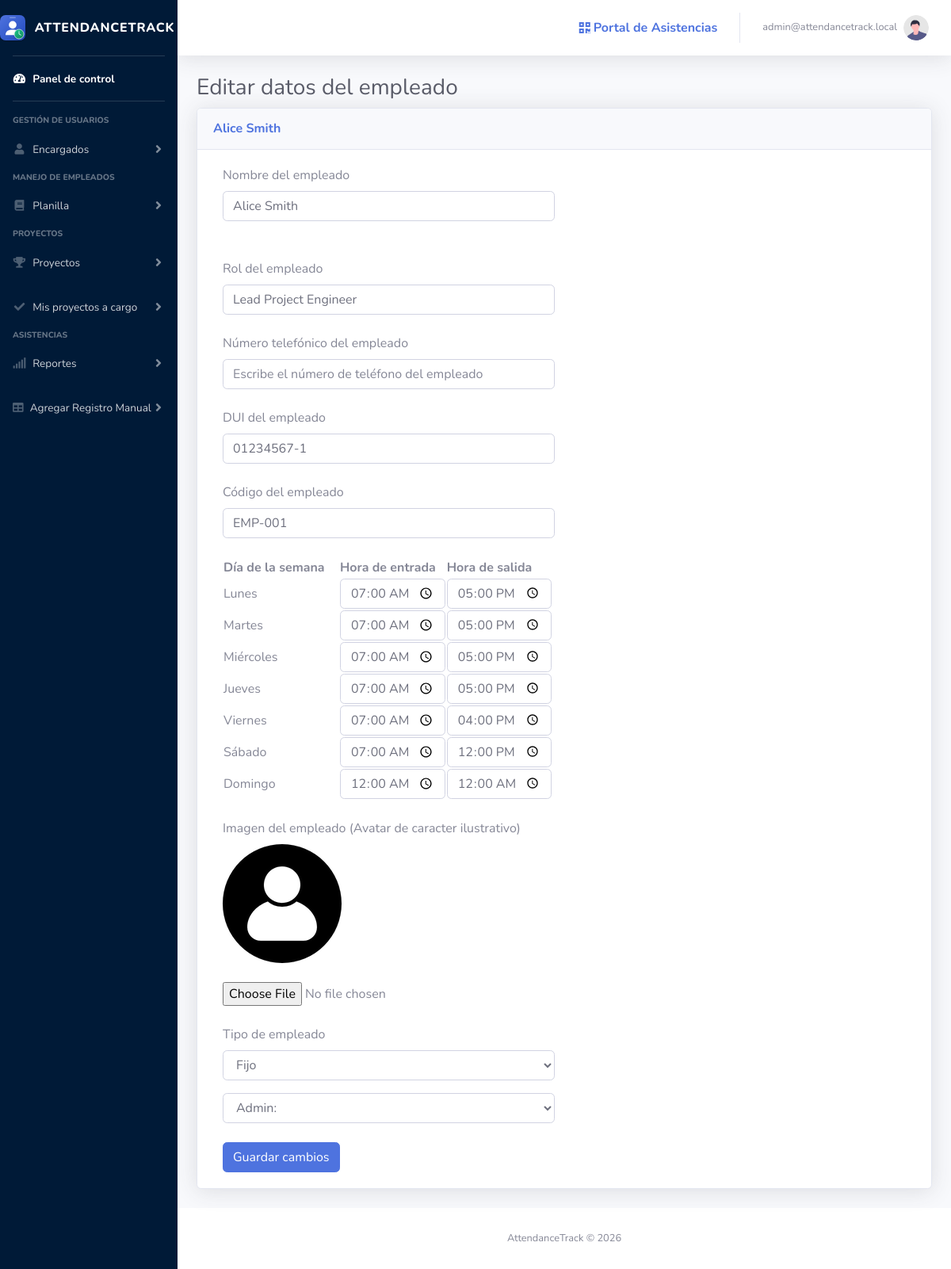
The page /admin/editar_empleado.php?q=1 (signed in) on the database its author committed.
### tables this page shows
CREATE TABLE `planilla` (
  `id` int(11) NOT NULL AUTO_INCREMENT,
  `nombre` varchar(250) NOT NULL,
  `cod_empleado` varchar(250) NOT NULL,
  `lunes_entrada` time NOT NULL DEFAULT '07:00:00',
  `lunes_salida` time NOT NULL DEFAULT '17:00:00',
  `martes_entrada` time NOT NULL DEFAULT '07:00:00',
  `martes_salida` time NOT NULL DEFAULT '17:00:00',
  `miercoles_entrada` time NOT NULL DEFAULT '07:00:00',
  `miercoles_salida` time NOT NULL DEFAULT '17:00:00',
  `jueves_entrada` time NOT NULL DEFAULT '07:00:00',
  `jueves_salida` time NOT NULL DEFAULT '17:00:00',
  `viernes_entrada` time NOT NULL DEFAULT '07:00:00',
  `viernes_salida` time NOT NULL DEFAULT '16:00:00',
  `sabado_entrada` time NOT NULL DEFAULT '07:00:00',
  `sabado_salida` time NOT NULL DEFAULT '12:00:00',
  `domingo_entrada` time NOT NULL DEFAULT '00:00:00',
  `domingo_salida` time NOT NULL DEFAULT '00:00:00',
  `status` enum('Activo','Inactivo') NOT NULL DEFAULT 'Activo',
  `img_empleado` varchar(250) NOT NULL DEFAULT 'images/picture.png',
  `rol` varchar(250) NOT NULL DEFAULT 'Operario',
  `tipo` enum('Fijo','Eventual') NOT NULL DEFAULT 'Fijo',
  `tel` varchar(50) NOT NULL DEFAULT '',
  `dui` varchar(50) NOT NULL DEFAULT '',
  PRIMARY KEY (`id`),
  KEY `idx_cod_empleado` (`cod_empleado`)
);

### admin/editar_empleado.php (the view, shortened to what this page needs)
<?php
include('includes/header.php');
?>
<body id="page-top">
    <div id="wrapper">
        <?php
        include('includes/sidebar.php');
        ?>
        <div id="content-wrapper" class="d-flex flex-column">
            <div id="content">
                <?php
                include("includes/navbar.php");
                ?>
                <div class="container-fluid">
                    <h1 class="h3 mb-2 text-gray-800">Editar datos del empleado</h1>
                    <div class="card shadow mb-4">
                        <div class="card-header py-3">
                            <?php
                            $id = $_GET['q'];
                            $query = mysqli_query($conn, 'SELECT nombre FROM planilla WHERE id = "' . $id . '"');
                            while ($row = mysqli_fetch_array($query)) {
                                echo '
                                        <h6 class="m-0 font-weight-bold text-primary">' . $row['nombre'] . '
                                        </h6>
                                        ';
                            }
                            ?>
                        </div>
                        <div class="card-body">
                            <div class="col-md-6 mb-6">
                                <?php
                                $id = $_GET['q'];
                                $query = mysqli_query($conn, 'SELECT * FROM planilla WHERE id = "' . $id . '"');
                                while ($row = mysqli_fetch_array($query)) {
                                ?>
                            <form action="backend/backend.php" method="POST" enctype="multipart/form-data">
                                        <div class="row">
                                            <div class="col">
                                                <label for="">Nombre del empleado</label>
                                                <input type="text" placeholder="Escribe el nombre del empleado" name="nombre_empleado" value="<?php echo $row['nombre']; ?>" class="form-control"><br>
                                                <input type="text" hidden name="nombre_old" value="<?php echo $row['nombre']; ?>" class="form-control"><br>
                                                <label for="">Rol del empleado</label>
                                                <input type="text" placeholder="Escribe el rol del empleado" name="rol_empleado" value="<?php echo $row['rol']; ?>" class="form-control">
                                            </div>
                                        </div>
                                        <br>
                                        <div class="row">
                                            <div class="col">
                                                <label for="">Número telefónico del empleado</label>
                                                <input type="number" placeholder="Escribe el número de teléfono del empleado" value="<?php echo $row['tel']; ?>" name="tel_empleado" class="form-control"><br>
                                                <label for="">DUI del empleado</label>
                                                <input type="text" placeholder="Escribe el DUI del empleado" name="dui_empleado" value="<?php echo $row['dui']; ?>" class="form-control"><br>
                                                <label for="">Código del empleado</label>
                                                <input type="text" placeholder="Escribe el código del empleado" name="cod_empleado" value="<?php echo $row['cod_empleado']; ?>" class="form-control">
                                                <table>
                                                    <br>
                                            </div>
                                            <div>
                                                <thead>
                                                    <tr>
                                                        <th>Día de la semana&nbsp&nbsp&nbsp&nbsp </th>
                                                        <th>Hora de entrada</th>
                                                        <th>Hora de salida</th>
                                                    </tr>
                                                </thead>
                                                <tbody>
                                                    <tr>
                                                        <td>Lunes</td>
                                                        <td><input type="time" name="lunes_entrada" value="<?php echo $row['lunes_entrada']; ?>" class="form-control" step="60"></td>
                                                        <td><input type="time" name="lunes_salida" class="form-control" value="<?php echo $row['lunes_salida']; ?>" step="60"></td>
                                                    </tr>
                                                    <tr>
                                                        <td>Martes</td>
                                                        <td><input type="time" name="martes_entrada" class="form-control" value="<?php echo $row['martes_entrada']; ?>" step="60"></td>
                                                        <td><input type="time" name="martes_salida" class="form-control" value="<?php echo $row['martes_salida']; ?>" step="60"></td>
                                                    </tr>
                                                    <tr>
                                                        <td>Miércoles</td>
                                                        <td><input type="time" name="miercoles_entrada" class="form-control" value="<?php echo $row['miercoles_entrada']; ?>" step="60"></td>
                                                        <td><input type="time" name="miercoles_salida" class="form-control" value="<?php echo $row['miercoles_salida']; ?>" step="60"></td>
                                                    </tr>
                                                    <tr>
                                                        <td>Jueves</td>
                                                        <td><input type="time" name="jueves_entrada" class="form-control" value="<?php echo $row['jueves_entrada']; ?>" step="60"></td>
                                                        <td><input type="time" name="jueves_salida" class="form-control" value="<?php echo $row['jueves_salida']; ?>" step="60"></td>
                                                    </tr>
                                                    <tr>
                                                        <td>Viernes</td>
                                                        <td><input type="time" name="viernes_entrada" class="form-control" value="<?php echo $row['viernes_entrada']; ?>" step="60"></td>
                                                        <td><input type="time" name="viernes_salida" class="form-control" value="<?php echo $row['viernes_salida']; ?>" step="60"></td>
                                                    </tr>
                                                    <tr>
                                                        <td>Sábado</td>
                                                        <td><input type="time" name="sabado_entrada" class="form-control" value="<?php echo $row['sabado_entrada']; ?>" step="60"></td>
                                                        <td><input type="time" name="sabado_salida" class="form-control" value="<?php echo $row['sabado_salida']; ?>" step="60"></td>
                                                    </tr>
                                                    <tr>
                                                        <td>Domingo</td>
                                                        <td><input type="time" name="domingo_entrada" class="form-control" value="<?php echo $row['domingo_entrada']; ?>" step="60"></td>
                                                        <td><input type="time" name="domingo_salida" class="form-control" value="<?php echo $row['domingo_salida']; ?>" step="60"></td>
                                                    </tr>
                                                </tbody>
                                            </div>
                                        </div>
                                        <br>
                                        <div class="row">
                                            <div class="col-md-12 mb-12">
                                                <label for="">Imagen del empleado (Avatar de caracter ilustrativo)</label><br>
                                                <div id="imagePreview">
                                                    <img src="../<?php echo $row['img_empleado']; ?>" height="150" width="150" alt=""><br><br>
                                                </div>
                                                <input type="file" id="file" onchange="return fileValidation()" class="form-control-file" name="img_empleado">
                                                <br>
                                                <div class=" form-group">
                                                    <label for="exampleFormControlSelect1">Tipo de empleado</label>
                                                    <select class="form-control" id="exampleFormControlSelect1" name="tipo_empleado">
                                                        <?php
                                                        if ($row['tipo'] == 'Fijo') {
                                                            echo '
                                                                <option selected value="Fijo">Fijo</option>
                                                                <option value="Eventual">Eventual</option>
                                                                ';
                                                        } elseif ($row['tipo'] == 'Eventual') {
                                                            echo '
                                                                <option value="Fijo">Fijo</option>
                                                                <option selected value="Eventual">Eventual</option>
                                                                ';
                                                        }
                                                        ?>
                                                    </select>
                                                </div>
                                            <select name="isadmin" class="form-control">
                                            <option value="">Admin:</option>
                                        </select>
                                            </div>
                                        </div>
                                        <br>
                                        <input type="submit" value="Guardar cambios" name="editar_empleado" class="btn btn-primary">
                                    </form>
                                <?php
                                }
                                ?>
                            </div>
                        </div>
                    </div>
                </div>
            </div>
            <?php
            include('includes/footer.php');
            ?>
</body>
</html>

### rows shown on the page
planilla: nombre "Alice Smith", nombre_empleado "Alice Smith", rol_empleado "Lead Project Engineer", dui_empleado "01234567-1", cod_empleado "EMP-001", lunes_entrada "07:00:00", lunes_salida "17:00:00", martes_entrada "07:00:00", martes_salida "17:00:00", miercoles_entrada "07:00:00", miercoles_salida "17:00:00", jueves_entrada "07:00:00", jueves_salida "17:00:00", viernes_entrada "07:00:00", viernes_salida "16:00:00", sabado_entrada "07:00:00", sabado_salida "12:00:00", domingo_entrada "00:00:00", domingo_salida "00:00:00", img_empleado (picture), tipo_empleado "Fijo"

### other values the page prints
$username "admin@attendancetrack.local"
